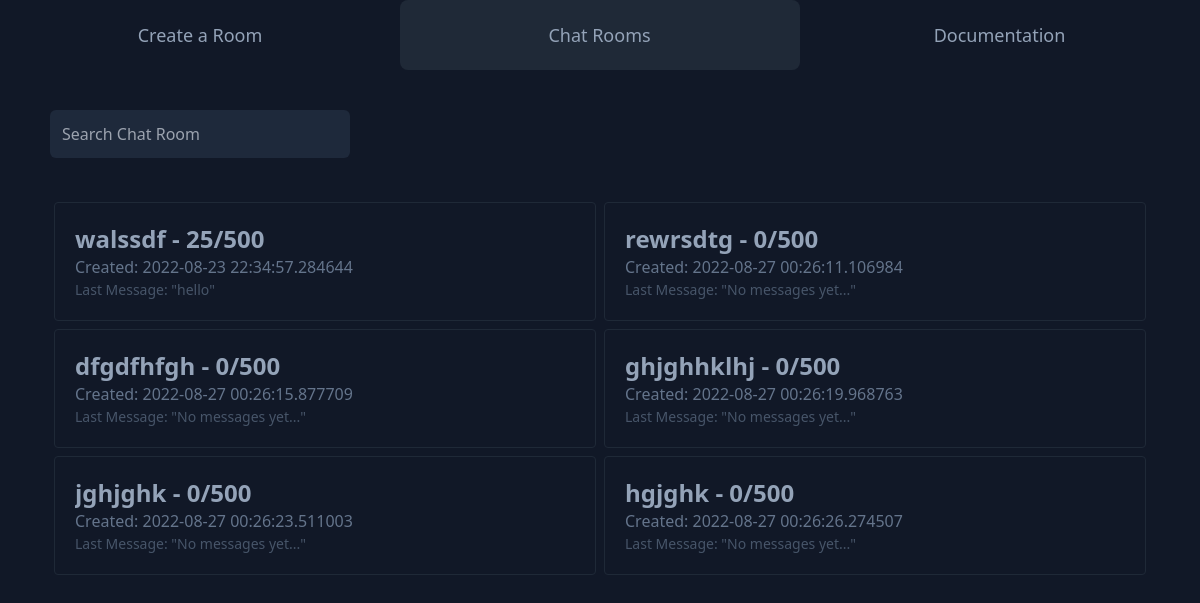
Before: / with the older database file.
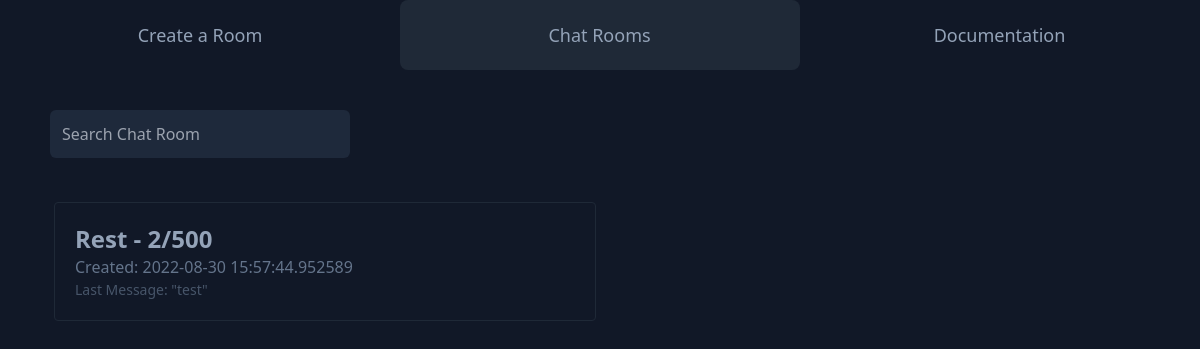
After: the same page with the newer database file.
### app.py (models this page shows, shortened)
class Rooms(db.Model):
    RID = db.Column(db.Integer, primary_key=True)
    name = db.Column(db.String(100), unique=True, nullable=False)
    visibility = db.Column(db.String(20), nullable=False)
    date = db.Column(db.DateTime, nullable=False, default=datetime.utcnow)
    messages = db.Column(db.Integer)
    closing = db.Column(db.Boolean)
    chatters = db.Column(db.Integer)

class Logs(db.Model):
    MID = db.Column(db.Integer, primary_key=True)
    RID = db.Column(db.Integer, nullable=False)
    message = db.Column(db.String(1000), nullable=False)

### app.py (the view)
@app.route('/', methods=['GET', 'POST'])
def index():
    query = request.args.get('query')
    search = "%{}%".format(query)
    public_rooms = Rooms.query.filter_by(visibility='public').filter(Rooms.name.like(search)).all()
    if query:
        return render_template('partial/roomsQuery.html', rooms=public_rooms, LastMessage=getLastMessage)
    elif query == "":
        return render_template('partial/roomsQuery.html',rooms = public_rooms, LastMessage = getLastMessage)
    public_rooms = Rooms.query.filter_by(visibility='public').all()
    return render_template('listrooms.html', rooms=public_rooms, LastMessage=getLastMessage)

### app.py (called while the page is built)
def getLastMessage(RID):
    LastMessage = Logs.query.filter_by(RID=RID).order_by(Logs.MID.desc()).first()
    if LastMessage:
        return LastMessage.message
    return "No messages yet..."

### templates/listrooms.html (shortened to what this page needs)
{% extends 'layouts/layout_land.html' %}
{% block content %}
    <div class = "div2">
        <div class = "flex justify-start flex-wrap py-10">
            <input type = "text" placeholder = "Search Chat Room" id = "searchQuery" class = "bg-slate-800 rounded-md p-3 text-slate-400 font-light focus:outline-none ml-[50px] w-[300px]">
        </div>
        <div class = "flex flex-wrap mx-[50px]" id = "roomsList">
            {% include 'partial/roomsQuery.html' %}
        </div>
    </div>
{% endblock %}

### templates/layouts/layout_land.html (shortened to what this page needs)
<!DOCTYPE html>
<html lang="en">
<head>
    <link rel="stylesheet" href="{{url_for('static',filename='dist/css/output.css')}}">
</head>
<body class = "bg-gray-900">
    <div class = "flex flex-wrap w-full text-lg">
        <a href="/createroom" class = "create-room w-4/12 rounded-lg text-center text-slate-400 py-5 font-extralight border border-transparent">
            Create a Room
        </a>
        <a href="/" class = "chat-room w-4/12 rounded-lg text-center border-l-0 text-slate-400 py-5 font-extralight border border-transparent">
            Chat Rooms
        </a>
        <a href="/about" class = "documentation w-4/12 rounded-lg text-center border-l-0 text-slate-400 py-5 font-extralight border border-transparent">
            Documentation
        </a>
    </div>
    {% block content %}
    {% endblock %}
</body>
</html>

### templates/partial/roomsQuery.html
              {% if rooms|length < 1 %}
                <h4 class = "text-center text-slate-400">No active rooms found!</h4>
              {% else %}
            {% for room in rooms %}
            <div class = "border border-gray-800 w-[calc(50%-8px)] m-1 rounded p-5 overflow-hidden hover:bg-gray-800 transition">
                <a href = {{url_for('roomview', RID = room.RID, name = room.name)}}>
                    <h2 class = "text-slate-400 text-2xl cursor-pointer font-semibold truncate hover:underline">
                        {{room.name}} - {{room.messages}}/500
                    </h2>
                </a>
                <p class = "text-slate-500">Created: {{room.date}}</p>
                <p class = "text-slate-600 text-[14px] font-normal truncate">Last Message: "{{LastMessage(room.RID)}}"</p>
            </div>
            {% endfor %}
      {% endif %}

### templates/listrooms.html (style rules this page uses)
.chat-room { background-color: rgb(31 41 55); }

Changed rows visible on the page:
removed Rooms: name "walssdf", messages "25", date "2022-08-23 22:34:57.284644"
removed Logs: message "hello"
removed Rooms: name "rewrsdtg", messages "0", date "2022-08-27 00:26:11.106984", LastMessage "No messages yet..."
removed Rooms: name "dfgdfhfgh", messages "0", date "2022-08-27 00:26:15.877709", LastMessage "No messages yet..."
removed Rooms: name "ghjghhklhj", messages "0", date "2022-08-27 00:26:19.968763", LastMessage "No messages yet..."
removed Rooms: name "jghjghk", messages "0", date "2022-08-27 00:26:23.511003", LastMessage "No messages yet..."
removed Rooms: name "hgjghk", messages "0", date "2022-08-27 00:26:26.274507", LastMessage "No messages yet..."
added Rooms: name "Rest", messages "2", date "2022-08-30 15:57:44.952589"
added Logs: message "test"
